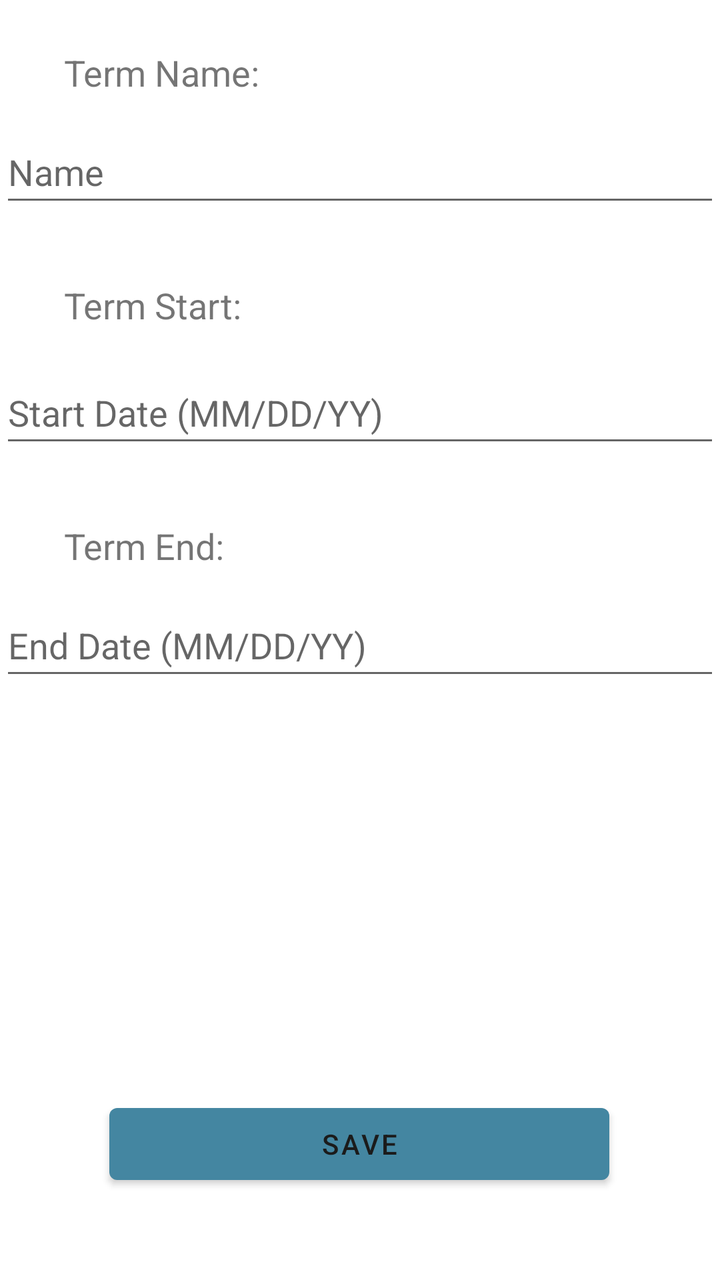
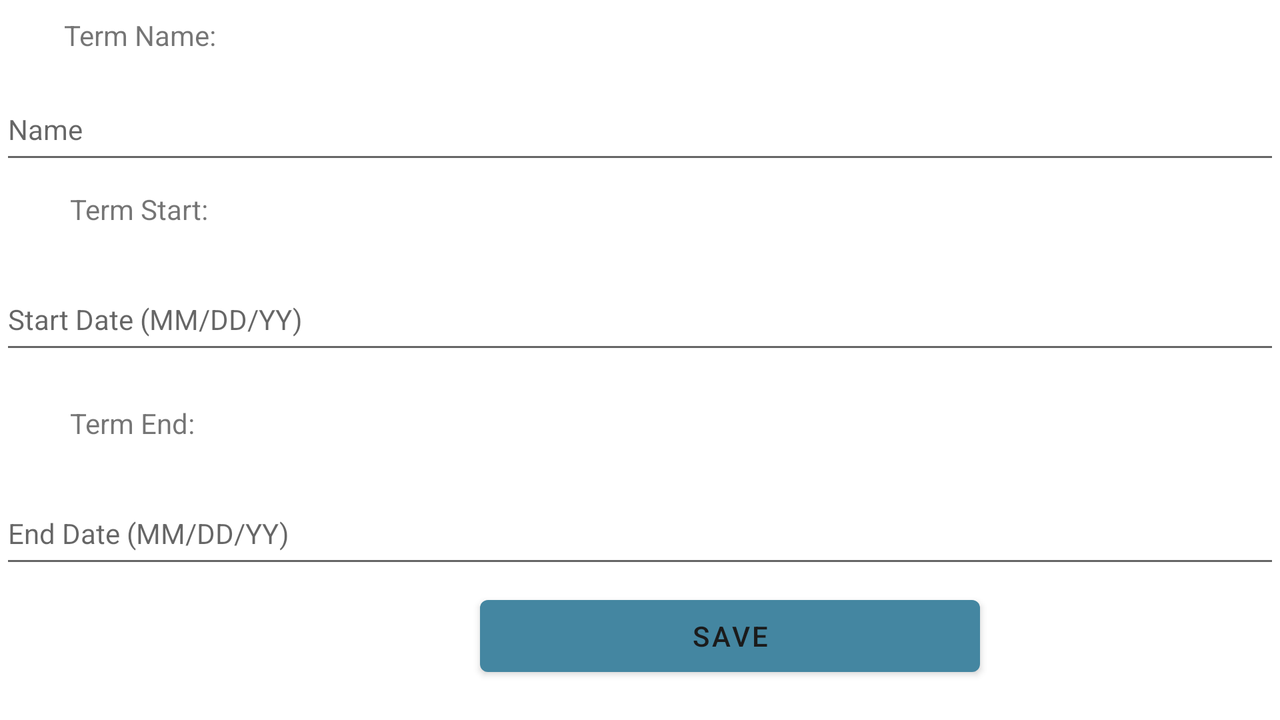

An Android layout and its configuration variant, each rendered on a device that would load it. The default file and the variant file are quoted in full after the pictures.
<!-- AndroidManifest.xml: application theme Theme.C196_StudentCourseTracker_RonMercier -->
<!-- res/layout/activity_term_add_edit.xml -->
<?xml version="1.0" encoding="utf-8"?>
<androidx.constraintlayout.widget.ConstraintLayout xmlns:android="http://schemas.android.com/apk/res/android"
    xmlns:app="http://schemas.android.com/apk/res-auto"
    xmlns:tools="http://schemas.android.com/tools"
    android:layout_width="match_parent"
    android:layout_height="match_parent"
    tools:context=".UI.TermActivities.TermAddEditActivity">

    <TextView
        android:id="@+id/assessmentEditTitleLabel"
        android:layout_width="wrap_content"
        android:layout_height="wrap_content"
        android:layout_marginStart="32dp"
        android:layout_marginTop="24dp"
        android:text="Term Name:"
        android:textSize="18sp"
        app:layout_constraintStart_toStartOf="parent"
        app:layout_constraintTop_toTopOf="parent" />

    <EditText
        android:id="@+id/assessmentNameEditText"
        android:layout_width="0dp"
        android:layout_height="wrap_content"
        android:layout_marginTop="12dp"
        android:ems="10"
        android:hint="Name"
        android:inputType="textPersonName"
        android:minHeight="48dp"
        app:layout_constraintEnd_toEndOf="parent"
        app:layout_constraintHorizontal_bias="0.0"
        app:layout_constraintStart_toStartOf="parent"
        app:layout_constraintTop_toBottomOf="@+id/assessmentEditTitleLabel" />

    <TextView
        android:id="@+id/assessmentEditDateLabel"
        android:layout_width="wrap_content"
        android:layout_height="wrap_content"
        android:layout_marginTop="32dp"
        android:text="Term Start:"
        android:textSize="18sp"
        app:layout_constraintStart_toStartOf="@+id/assessmentEditTitleLabel"
        app:layout_constraintTop_toBottomOf="@+id/assessmentNameEditText" />

    <EditText
        android:id="@+id/assessmentDateEditText"
        android:layout_width="0dp"
        android:layout_height="wrap_content"
        android:layout_marginTop="16dp"
        android:ems="10"
        android:hint="Start Date (MM/DD/YY)"
        android:inputType="date"
        android:minHeight="48dp"
        app:layout_constraintEnd_toEndOf="parent"
        app:layout_constraintHorizontal_bias="0.0"
        app:layout_constraintStart_toStartOf="parent"
        app:layout_constraintTop_toBottomOf="@+id/assessmentEditDateLabel" />

    <TextView
        android:id="@+id/assessmentEditTypeLabel"
        android:layout_width="wrap_content"
        android:layout_height="wrap_content"
        android:layout_marginTop="32dp"
        android:text="Term End:"
        android:textSize="18sp"
        app:layout_constraintStart_toStartOf="@+id/assessmentEditDateLabel"
        app:layout_constraintTop_toBottomOf="@+id/assessmentDateEditText" />

    <EditText
        android:id="@+id/instructorEmailTextEdit"
        android:layout_width="0dp"
        android:layout_height="wrap_content"
        android:layout_marginTop="12dp"
        android:ems="10"
        android:hint="End Date (MM/DD/YY)"
        android:inputType="date"
        android:minHeight="48dp"
        app:layout_constraintEnd_toEndOf="parent"
        app:layout_constraintHorizontal_bias="0.0"
        app:layout_constraintStart_toStartOf="parent"
        app:layout_constraintTop_toBottomOf="@+id/assessmentEditTypeLabel" />

    <Button
        android:id="@+id/saveAssessmentBtn"
        android:layout_width="250dp"
        android:layout_height="wrap_content"
        android:layout_marginBottom="44dp"
        android:text="Save"
        app:layout_constraintBottom_toBottomOf="parent"
        app:layout_constraintEnd_toEndOf="parent"
        app:layout_constraintHorizontal_bias="0.496"
        app:layout_constraintStart_toStartOf="parent" />
</androidx.constraintlayout.widget.ConstraintLayout>
<!-- resources referenced by this layout -->
<resources>
  <style name="Theme.C196_StudentCourseTracker_RonMercier" parent="Theme.MaterialComponents.DayNight.DarkActionBar">
          
          <item name="colorPrimary">@color/primaryDarkColor</item>
          <item name="colorPrimaryVariant">@color/primaryLightColor</item>
          <item name="colorOnPrimary">@color/darkBG</item>
          
          <item name="colorSecondary">@color/secondaryDarkColor</item>
          <item name="colorSecondaryVariant">@color/secondaryLightColor</item>
          <item name="colorOnSecondary">@color/darkBG</item>
          
          <item name="android:statusBarColor" tools:targetApi="l">?attr/colorPrimaryVariant</item>
          
      </style>
  <color name="primaryDarkColor">#4486A1</color>
  <color name="primaryLightColor">#e5ffff</color>
  <color name="darkBG">#1B1B1B</color>
  <color name="secondaryDarkColor">#94af76</color>
  <color name="secondaryLightColor">#f8ffd7</color>
</resources>
<!-- res/layout-land/activity_term_add_edit.xml (the repository's variant of the layout above) -->
<!-- drawn on the phone turned sideways -->
<?xml version="1.0" encoding="utf-8"?>
<androidx.constraintlayout.widget.ConstraintLayout xmlns:android="http://schemas.android.com/apk/res/android"
    xmlns:app="http://schemas.android.com/apk/res-auto"
    xmlns:tools="http://schemas.android.com/tools"
    android:layout_width="match_parent"
    android:layout_height="match_parent"
    tools:context=".UI.TermActivities.TermAddEditActivity">

    <ScrollView
        android:layout_width="match_parent"
        android:layout_height="match_parent"
        tools:layout_editor_absoluteX="0dp"
        tools:layout_editor_absoluteY="40dp">

        <LinearLayout
            android:layout_width="match_parent"
            android:layout_height="wrap_content"
            android:orientation="vertical" >

            <TextView
                android:id="@+id/assessmentEditTitleLabel"
                android:layout_width="wrap_content"
                android:layout_height="wrap_content"
                android:layout_marginStart="32dp"
                android:layout_marginTop="8dp"
                android:text="Term Name:"
                android:textSize="14sp" />

            <EditText
                android:id="@+id/assessmentNameEditText"
                android:layout_width="match_parent"
                android:layout_height="wrap_content"
                android:layout_marginTop="12dp"
                android:ems="10"
                android:hint="Name"
                android:inputType="textPersonName"
                android:minHeight="48dp"
                android:textSize="14sp" />

            <TextView
                android:id="@+id/assessmentEditDateLabel"
                android:layout_width="wrap_content"
                android:layout_height="wrap_content"
                android:layout_marginLeft="35dp"
                android:layout_marginTop="8dp"
                android:text="Term Start:"
                android:textSize="14sp" />

            <EditText
                android:id="@+id/assessmentDateEditText"
                android:layout_width="match_parent"
                android:layout_height="wrap_content"
                android:layout_marginTop="20dp"
                android:ems="10"
                android:hint="Start Date (MM/DD/YY)"
                android:inputType="date"
                android:minHeight="48dp"
                android:textSize="14sp" />

            <TextView
                android:id="@+id/assessmentEditTypeLabel"
                android:layout_width="wrap_content"
                android:layout_height="wrap_content"
                android:layout_marginLeft="35dp"
                android:layout_marginTop="20dp"
                android:text="Term End:"
                android:textSize="14sp" />

            <EditText
                android:id="@+id/instructorEmailTextEdit"
                android:layout_width="match_parent"
                android:layout_height="wrap_content"
                android:layout_marginTop="20dp"
                android:ems="10"
                android:hint="End Date (MM/DD/YY)"
                android:inputType="date"
                android:minHeight="48dp"
                android:textSize="14sp" />

            <Button
                android:id="@+id/saveAssessmentBtn"
                android:layout_width="250dp"
                android:layout_height="wrap_content"
                android:layout_marginLeft="240dp"
                android:layout_marginTop="5dp"
                android:layout_marginBottom="16dp"
                android:text="Save" />
        </LinearLayout>
    </ScrollView>

</androidx.constraintlayout.widget.ConstraintLayout>
